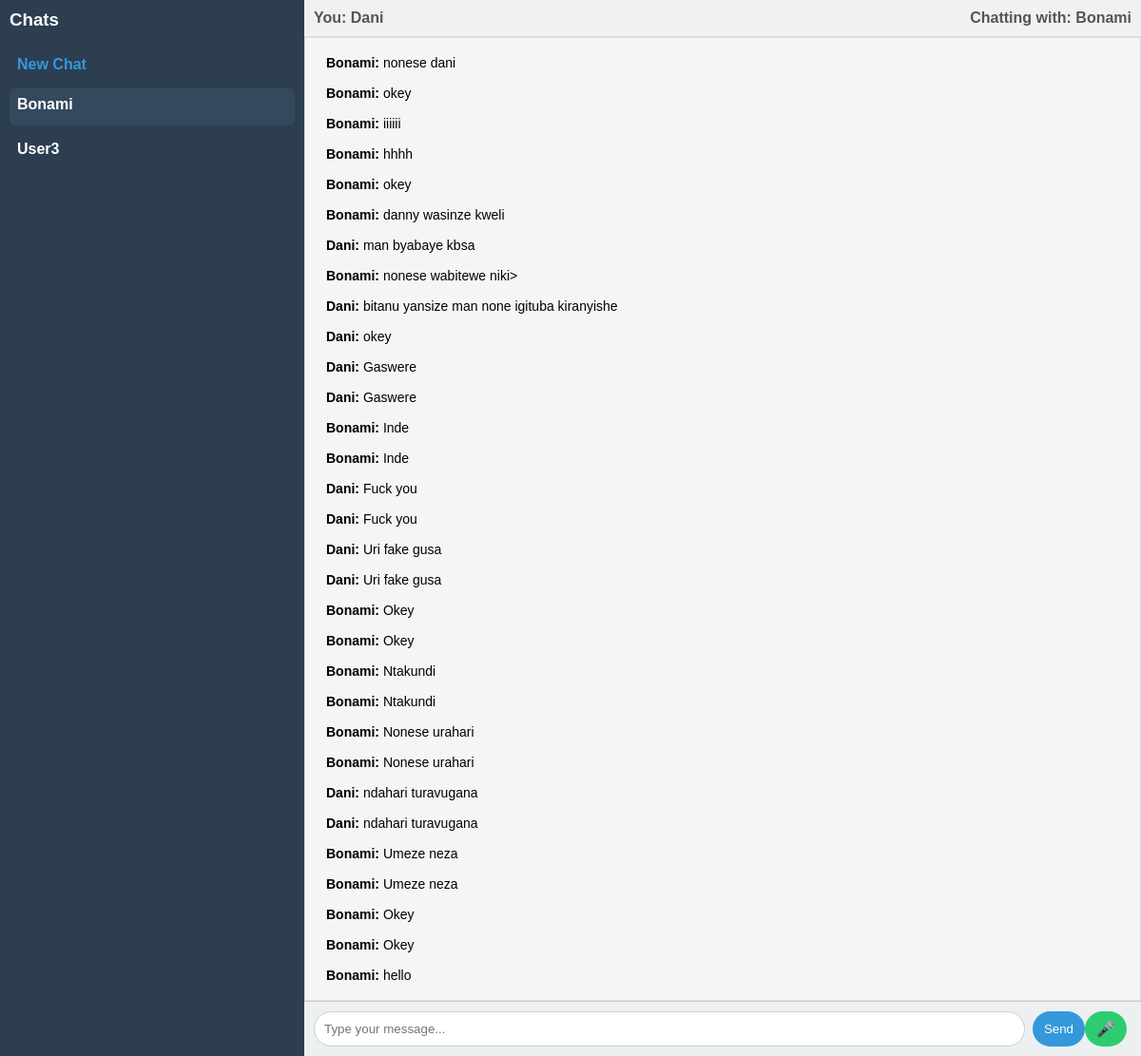
The page /chat/?user=Bonami (signed in) on the database its author committed.
### chat/models.py (models this page shows, shortened)
class Message(models.Model):
    sender = models.ForeignKey(User, related_name='sent_messages', on_delete=models.CASCADE)
    receiver = models.ForeignKey(User, related_name='received_messages', on_delete=models.CASCADE)
    content = models.TextField(blank=True)  # For text messages
    audio = models.FileField(upload_to='chat_audio/', blank=True, null=True)  # For audio messages
    transcription = models.TextField(blank=True, null=True)  # For storing transcribed text
    timestamp = models.DateTimeField(auto_now_add=True)

### chat/views.py (the view, shortened to what this page needs)
# urls.py: path('chat/', views.chat_room, name='chat_room'),
@login_required
@login_required
def chat_room(request):
    selected_username = request.GET.get('user')
    selected_user = None
    messages = []
    if selected_username:
        if selected_username == 'new-chat':
            selected_user = None
        else:
            try:
                selected_user = User.objects.get(username=selected_username)
            except User.DoesNotExist:
                selected_user = None
    if selected_user:
        messages = Message.objects.filter(
            (Q(sender=request.user) & Q(receiver=selected_user)) |
            (Q(sender=selected_user) & Q(receiver=request.user))
        ).order_by('timestamp')
    users = User.objects.exclude(id=request.user.id)
    return render(request, 'chat/chat_room.html', {
        'users': users,
        'messages': messages,
        'selected_user': selected_user,
    })

### chat/templatetags/chat_extras.py (called while the page is built)
@register.filter
def get_item(dictionary, key):
    return dictionary.get(key)

@register.filter
def filter_messages_by_user(messages, user):
    return [message for message in messages if message.sender == user or message.receiver == user]

### chat/templates/chat/chat_room.html (shortened to what this page needs)
{% extends 'chat/base.html' %}
{% load static %}
{% load chat_extras %}
{% block content %}
<div class="chat-container">
    <div class="sidebar">
        <h3>Chats</h3>
        <div class="user-list">
            <a href="?user=new-chat" class="user-link">
                <div class="new-chat">
                    <strong>New Chat</strong>
                </div>
            </a>
            {% for user in users %}
                {% if user != request.user and user.profile and not user.is_superuser and not user.profile.is_deleted %}
                    <a href="?user={{ user.username }}" class="user-link {% if user.username == selected_user.username %}active{% endif %}">
                        <div class="user-info">
                            <div class="username">{{ user.username }}</div>
                        </div>
                    </a>
                {% endif %}
            {% endfor %}
        </div>
    </div>
    <div class="chat-area">
        <div class="chat-header">
            <div class="logged-in-user">
                <strong>You: </strong>{{ request.user.username }}
            </div>
            <div class="chatting-with">
                <strong>Chatting with: </strong>{{ selected_user.username }}
            </div>
        </div>
        <div id="message-list" class="messages">
            {% for message in messages %}
                <div class="message {% if message.sender == request.user %}sent{% else %}received{% endif %}">
                    <strong>{{ message.sender.username }}:</strong> {{ message.content }}
                </div>
            {% endfor %}
        </div>
        <form id="message-form" method="POST">
            <input type="text" id="message-input" name="message" placeholder="Type your message..." autocomplete="off">
            <button type="submit">Send</button>
            <button type="button" id="record-button">🎤</button>
        </form>
    </div>
</div>
{% endblock %}

### chat/static/chat/style.css (style rules this page uses)
body { margin: 0; font-family: Arial, sans-serif; }
.chat-container { display: flex; height: 100vh; flex-direction: row; }
.sidebar { width: 300px; background: #2c3e50; color: white; padding: 10px; overflow-y: auto; }
.sidebar h3 { margin-top: 0; }
.user-list a { display: block; color: white; padding: 8px; text-decoration: none; position: relative; border-radius: 5px; }
.user-list a:hover, .user-list a.active { background: #34495e; }
.chat-area { flex: 1; display: flex; flex-direction: column; background: #ecf0f1; }
.chat-header { display: flex; justify-content: space-between; align-items: center; padding: 10px; background: #f1f1f1; border-bottom: 1px solid #ddd; font-weight: bold; font-size: 18px; color: #555; }
.logged-in-user, .chatting-with { font-size: 16px; }
.messages { flex: 1; overflow-y: auto; padding: 10px; display: flex; flex-direction: column; background: #f5f5f5; border: 1px solid #ddd; }
.message { padding: 8px 12px; border-radius: 20px; max-width: 70%; word-wrap: break-word; font-size: 14px; }
#message-form { display: flex; padding: 10px; border-top: 1px solid #ccc; background: #ecf0f1; flex-wrap: wrap; }
#message-input { flex: 1 1 60%; padding: 10px; border: 1px solid #ccc; border-radius: 20px; margin-right: 8px; outline: none; min-width: 0; }
#record-button { padding: 8px 12px; background-color: #2ecc71; color: white; border: none; border-radius: 20px; font-size: 16px; cursor: pointer; transition: background 0.3s ease; margin-right: 5px; }
#message-form button[type="submit"] { padding: 8px 12px; background-color: #3498db; color: white; border: none; border-radius: 20px; cursor: pointer; }
.user-link { display: flex; flex-direction: column; padding: 10px; text-decoration: none; color: white; margin-bottom: 8px; border-radius: 5px; background: #2c3e50; transition: background 0.3s; }
.new-chat { font-weight: bold; color: #3498db; cursor: pointer; }
.user-info { flex-grow: 1; }
.username { font-weight: bold; }

### rows shown on the page
Message: sender.username "Bonami", content "nonese dani"
Message: sender.username "Bonami", content "okey"
Message: sender.username "Bonami", content "iiiiii"
Message: sender.username "Bonami", content "hhhh"
Message: sender.username "Bonami", content "okey"
Message: sender.username "Bonami", content "danny wasinze kweli"
Message: sender.username "Dani", content "man byabaye kbsa"
Message: sender.username "Bonami", content "nonese wabitewe niki>"
Message: sender.username "Dani", content "bitanu yansize man none igituba kiranyishe"
Message: sender.username "Dani", content "okey"
Message: sender.username "Dani", content "Gaswere"
Message: sender.username "Dani", content "Gaswere"
Message: sender.username "Bonami", content "Inde"
Message: sender.username "Bonami", content "Inde"
Message: sender.username "Dani", content "Fuck you"
Message: sender.username "Dani", content "Fuck you"
Message: sender.username "Dani", content "Uri fake gusa"
Message: sender.username "Dani", content "Uri fake gusa"
Message: sender.username "Bonami", content "Okey"
Message: sender.username "Bonami", content "Okey"
Message: sender.username "Bonami", content "Ntakundi"
Message: sender.username "Bonami", content "Ntakundi"
Message: sender.username "Bonami", content "Nonese urahari"
Message: sender.username "Bonami", content "Nonese urahari"
Message: sender.username "Dani", content "ndahari turavugana"
Message: sender.username "Dani", content "ndahari turavugana"
Message: sender.username "Bonami", content "Umeze neza"
Message: sender.username "Bonami", content "Umeze neza"
Message: sender.username "Bonami", content "Okey"
Message: sender.username "Bonami", content "Okey"
Message: sender.username "Bonami", content "hello"

### other values the page prints
{{ user.username }} "Bonami"
{{ user.username }} "User3"
{{ request.user.username }} "Dani"
{{ selected_user.username }} "Bonami"
